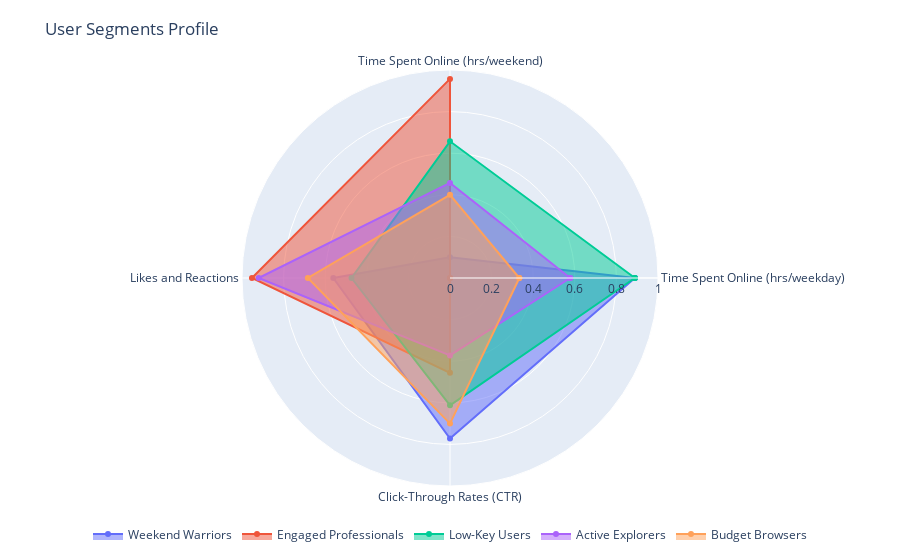

Notebook code for this chart:
### Code cell
# preparing data to plot
features_plot = ['Time Spent Online (hrs/weekday)', 'Time Spent Online (hrs/weekend)',
                  'Likes and Reactions', 'Click-Through Rates (CTR)']
labels = np.array(features_plot)

# Dataframe to plot

df_plot = df[features_plot].reset_index()

# normalizing the data

df_plot_normalized = df_plot.copy()
for feature in features_plot:
    df_plot_normalized[feature] = (
        df_plot[feature] - df_plot[feature].min()) / (df_plot[feature].max() - df_plot[feature].min())
    
# Add a full circle for ploting
df_plot_normalized = pd.concat([df_plot_normalized, df_plot_normalized.iloc[0:1]], ignore_index=True)

# assigning names to segments
segment_names = ['Weekend Warriors', 'Engaged Professionals', 'Low-Key Users', 'Active Explorers', 'Budget Browsers']

fig = go.Figure()

# Loop through each segment to add to the radar chart
for i, segment in enumerate(segment_names):
    fig.add_trace(go.Scatterpolar(
        r=np.append(df_plot_normalized.iloc[i][features_plot].values, df_plot_normalized.iloc[i][features_plot].values[0]),  # Append first value to close the radar chart
        theta=np.append(labels, labels[0]),  # Append first label to close the radar chart
        fill='toself',
        name=segment,
        hoverinfo='text',
        text=[f"{label}: {value:.2f}" for label, value in zip(features_plot, df_plot_normalized.iloc[i][features_plot])] + [f"{labels[0]}: {df_plot_normalized.iloc[i][features_plot][0]:.2f}"]  # Adding hover text
    ))

# Update the layout to finalize the radar chart
fig.update_layout(
    polar=dict(
        radialaxis=dict(
            visible=True,
            range=[0, 1]
        )
    ),
    showlegend=True,
    legend=dict(
        orientation="h",
        x=0.5,
        y=-0.15,
        xanchor="center",
        yanchor="bottom"
    ),
    title='User Segments Profile',
    margin=dict(l=50, r=50, t=70, b=50)  # Adjust margins for better layout
)

fig.show()

### Figure 1 — Plotly figure (JSON) as saved in the notebook; plotly's stock layout.template omitted (floating-point values rounded to 4 significant figures)
{"data": [{"fill": "toself", "hoverinfo": "text", "name": "Weekend Warriors", "r": [0.8889, 0.1, 0.5611, 0.772, 0.8889], "text": ["Time Spent Online (hrs/weekday): 0.89", "Time Spent Online (hrs/weekend): 0.10", "Likes and Reactions: 0.56", "Click-Through Rates (CTR): 0.77", "Time Spent Online (hrs/weekday): 0.89"], "theta": ["Time Spent Online (hrs/weekday)", "Time Spent Online (hrs/weekend)", "Likes and Reactions", "Click-Through Rates (CTR)", "Time Spent Online (hrs/weekday)"], "type": "scatterpolar"}, {"fill": "toself", "hoverinfo": "text", "name": "Engaged Professionals", "r": [0, 0.9571, 0.9522, 0.456, 0], "text": ["Time Spent Online (hrs/weekday): 0.00", "Time Spent Online (hrs/weekend): 0.96", "Likes and Reactions: 0.95", "Click-Through Rates (CTR): 0.46", "Time Spent Online (hrs/weekday): 0.00"], "theta": ["Time Spent Online (hrs/weekday)", "Time Spent Online (hrs/weekend)", "Likes and Reactions", "Click-Through Rates (CTR)", "Time Spent Online (hrs/weekday)"], "type": "scatterpolar"}, {"fill": "toself", "hoverinfo": "text", "name": "Low-Key Users", "r": [0.8889, 0.6571, 0.4735, 0.612, 0.8889], "text": ["Time Spent Online (hrs/weekday): 0.89", "Time Spent Online (hrs/weekend): 0.66", "Likes and Reactions: 0.47", "Click-Through Rates (CTR): 0.61", "Time Spent Online (hrs/weekday): 0.89"], "theta": ["Time Spent Online (hrs/weekday)", "Time Spent Online (hrs/weekend)", "Likes and Reactions", "Click-Through Rates (CTR)", "Time Spent Online (hrs/weekday)"], "type": "scatterpolar"}, {"fill": "toself", "hoverinfo": "text", "name": "Active Explorers", "r": [0.5778, 0.4571, 0.9199, 0.372, 0.5778], "text": ["Time Spent Online (hrs/weekday): 0.58", "Time Spent Online (hrs/weekend): 0.46", "Likes and Reactions: 0.92", "Click-Through Rates (CTR): 0.37", "Time Spent Online (hrs/weekday): 0.58"], "theta": ["Time Spent Online (hrs/weekday)", "Time Spent Online (hrs/weekend)", "Likes and Reactions", "Click-Through Rates (CTR)", "Time Spent Online (hrs/weekday)"], "type": "scatterpolar"}, {"fill": "toself", "hoverinfo": "text", "name": "Budget Browsers", "r": [0.3333, 0.4, 0.6834, 0.7, 0.3333], "text": ["Time Spent Online (hrs/weekday): 0.33", "Time Spent Online (hrs/weekend): 0.40", "Likes and Reactions: 0.68", "Click-Through Rates (CTR): 0.70", "Time Spent Online (hrs/weekday): 0.33"], "theta": ["Time Spent Online (hrs/weekday)", "Time Spent Online (hrs/weekend)", "Likes and Reactions", "Click-Through Rates (CTR)", "Time Spent Online (hrs/weekday)"], "type": "scatterpolar"}], "layout": {"legend": {"orientation": "h", "x": 0.5, "xanchor": "center", "y": -0.15, "yanchor": "bottom"}, "margin": {"b": 50, "l": 50, "r": 50, "t": 70}, "polar": {"radialaxis": {"range": [0, 1], "visible": true}}, "showlegend": true, "title": {"text": "User Segments Profile"}}}
